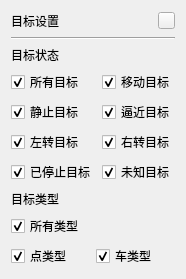
   <widget class="QWidget" name="wgt_targetSet" native="true">
    <property name="enabled">
     <bool>true</bool>
    </property>
    <property name="geometry">
     <rect>
      <x>210</x>
      <y>290</y>
      <width>183</width>
      <height>251</height>
     </rect>
    </property>
    <layout class="QVBoxLayout" name="verticalLayout_5">
     <property name="spacing">
      <number>6</number>
     </property>
     <item>
      <layout class="QHBoxLayout" name="horizontalLayout_5">
       <item>
        <widget class="QLabel" name="label_10">
         <property name="minimumSize">
          <size>
           <width>75</width>
           <height>0</height>
          </size>
         </property>
         <property name="text">
          <string>目标设置</string>
         </property>
        </widget>
       </item>
       <item>
        <spacer name="horizontalSpacer_12">
         <property name="orientation">
          <enum>Qt::Orientation::Horizontal</enum>
         </property>
         <property name="sizeHint" stdset="0">
          <size>
           <width>40</width>
           <height>20</height>
          </size>
         </property>
        </spacer>
       </item>
       <item>
        <widget class="QPushButton" name="btn_closeTargetSet">
         <property name="minimumSize">
          <size>
           <width>17</width>
           <height>17</height>
          </size>
         </property>
         <property name="maximumSize">
          <size>
           <width>17</width>
           <height>17</height>
          </size>
         </property>
         <property name="font">
          <font>
           <bold>true</bold>
          </font>
         </property>
         <property name="styleSheet">
          <string notr="true">border-image: url(:/images/btn_close .png);</string>
         </property>
         <property name="text">
          <string/>
         </property>
        </widget>
       </item>
      </layout>
     </item>
     <item>
      <widget class="Line" name="line_5">
       <property name="orientation">
        <enum>Qt::Orientation::Horizontal</enum>
       </property>
      </widget>
     </item>
     <item>
      <widget class="QLabel" name="label_14">
       <property name="text">
        <string>目标状态</string>
       </property>
      </widget>
     </item>
     <item>
      <layout class="QGridLayout" name="gridLayout_11">
       <item row="0" column="1">
        <widget class="QCheckBox" name="checkBox_movingTarget">
         <property name="text">
          <string>移动目标</string>
         </property>
         <property name="checked">
          <bool>true</bool>
         </property>
        </widget>
       </item>
       <item row="0" column="0">
        <widget class="QCheckBox" name="checkBox_allTarget">
         <property name="text">
          <string>所有目标</string>
         </property>
         <property name="checked">
          <bool>true</bool>
         </property>
        </widget>
       </item>
       <item row="2" column="1">
        <widget class="QCheckBox" name="checkBox_crossingRightTarget">
         <property name="text">
          <string>右转目标</string>
         </property>
         <property name="checked">
          <bool>true</bool>
         </property>
        </widget>
       </item>
       <item row="1" column="0">
        <widget class="QCheckBox" name="checkBox_stationaryTarget">
         <property name="text">
          <string>静止目标</string>
         </property>
         <property name="checked">
          <bool>true</bool>
         </property>
        </widget>
       </item>
       <item row="2" column="0">
        <widget class="QCheckBox" name="checkBox_crossingLeftTarget">
         <property name="text">
          <string>左转目标</string>
         </property>
         <property name="checked">
          <bool>true</bool>
         </property>
        </widget>
       </item>
       <item row="1" column="1">
        <widget class="QCheckBox" name="checkBox_oncomingTarget">
         <property name="text">
          <string>逼近目标</string>
         </property>
         <property name="checked">
          <bool>true</bool>
         </property>
        </widget>
       </item>
       <item row="3" column="0">
        <widget class="QCheckBox" name="checkBox_stoppedTarget">
         <property name="text">
          <string>已停止目标</string>
         </property>
         <property name="checked">
          <bool>true</bool>
         </property>
        </widget>
       </item>
       <item row="3" column="1">
        <widget class="QCheckBox" name="checkBox_unknownTarget">
         <property name="text">
          <string>未知目标</string>
         </property>
         <property name="checked">
          <bool>true</bool>
         </property>
        </widget>
       </item>
      </layout>
     </item>
     <item>
      <widget class="QLabel" name="label_15">
       <property name="text">
        <string>目标类型</string>
       </property>
      </widget>
     </item>
     <item>
      <layout class="QGridLayout" name="gridLayout_7">
       <item row="1" column="1">
        <widget class="QCheckBox" name="checkBox_carType">
         <property name="text">
          <string>车类型</string>
         </property>
         <property name="checked">
          <bool>true</bool>
         </property>
        </widget>
       </item>
       <item row="1" column="0">
        <widget class="QCheckBox" name="checkBox_pointType">
         <property name="text">
          <string>点类型</string>
         </property>
         <property name="checked">
          <bool>true</bool>
         </property>
        </widget>
       </item>
       <item row="0" column="0">
        <widget class="QCheckBox" name="checkBox_allType">
         <property name="text">
          <string>所有类型</string>
         </property>
         <property name="checked">
          <bool>true</bool>
         </property>
        </widget>
       </item>
      </layout>
     </item>
     <item>
      <layout class="QGridLayout" name="gridLayout_8"/>
     </item>
     <item>
      <spacer name="verticalSpacer_6">
       <property name="orientation">
        <enum>Qt::Orientation::Vertical</enum>
       </property>
       <property name="sizeHint" stdset="0">
        <size>
         <width>20</width>
         <height>40</height>
        </size>
       </property>
      </spacer>
     </item>
    </layout>
   </widget>
